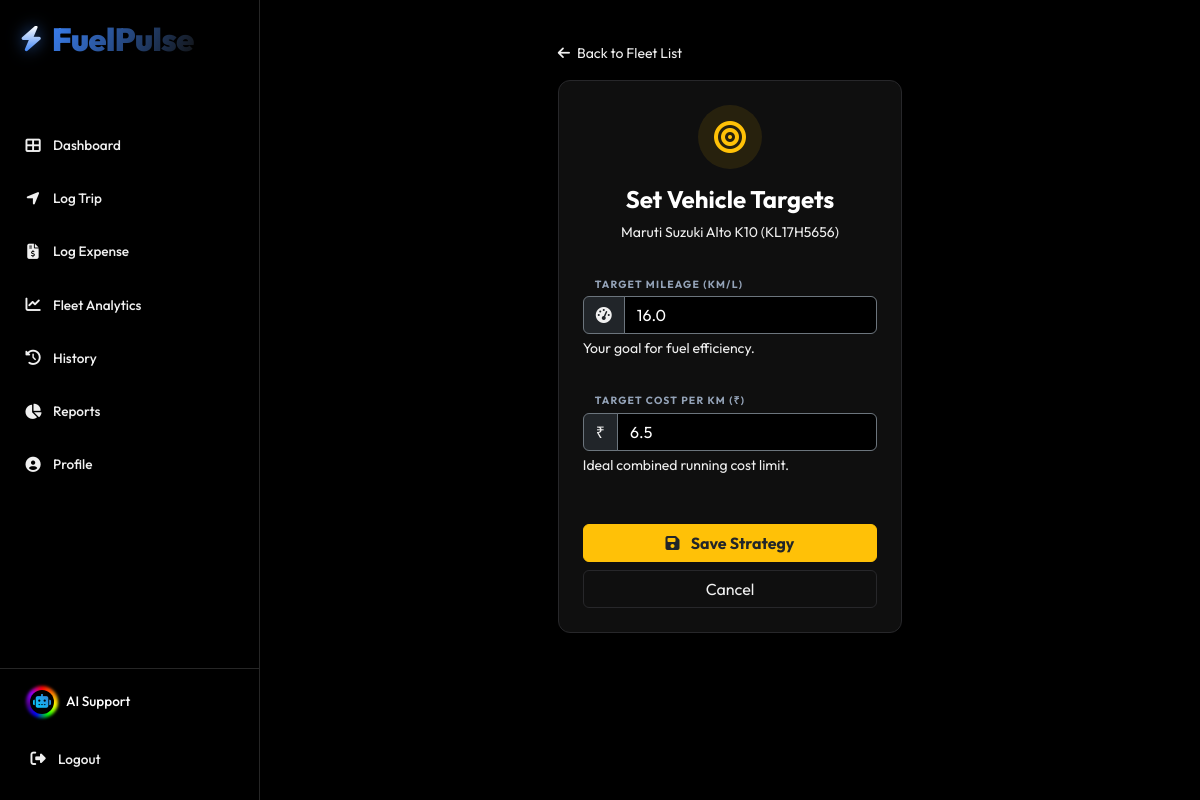
Screenshot of /tools/set-targets/18/ (signed in) with the database file from the repository.
### core/models.py (models this page shows, shortened)
class Vehicle(models.Model):
    CATEGORY_CHOICES = [
        ('Two Wheeler', 'Two Wheeler'),
        ('Four Wheeler', 'Four Wheeler'),
        ('Heavy Vehicle', 'Heavy Vehicle'),
    ]
    ownership_type = models.CharField(max_length=50, default="1st Owner")
    FUEL_CHOICES = [
        ('Petrol', 'Petrol'),
        ('Diesel', 'Diesel'),
        ('CNG', 'CNG'),
        ('Electric', 'Electric')
    ]
    owner = models.ForeignKey(User, on_delete=models.CASCADE)
    category = models.CharField(max_length=20, choices=CATEGORY_CHOICES, default='Four Wheeler')
    make = models.CharField(max_length=50)       # e.g. Maruti, Honda (No restricted choices, accepts JS input)
    model_name = models.CharField(max_length=50) # e.g. Swift, City
    license_plate = models.CharField(max_length=20)
    target_mileage = models.FloatField(default=0.0, help_text="Target km/L (e.g., 18.5)")
    target_cost_per_km = models.FloatField(default=0.0, help_text="Target Cost per KM (e.g., 5.0)")
    purchase_year = models.IntegerField(default=2023)
    purchase_price = models.DecimalField(max_digits=12, decimal_places=2, default=500000.00)
    fuel_type = models.CharField(max_length=20, choices=FUEL_CHOICES, default='Petrol')
    current_odometer = models.IntegerField(default=0)
    purchase_price = models.DecimalField(max_digits=12, decimal_places=2, default=500000.00)
    purchase_year = models.IntegerField(default=2021)
    insurance_expiry = models.DateField(null=True, blank=True)
    pollution_expiry = models.DateField(null=True, blank=True)
    fitness_expiry = models.DateField(null=True, blank=True)
    image_url = models.URLField(max_length=500, blank=True, null=True)
    is_active = models.BooleanField(default=True)

### core/views.py (the view)
# urls.py: path('tools/set-targets/<int:vehicle_id>/', views.set_targets, name='set_targets'),
@login_required
def set_targets(request, vehicle_id):
    vehicle = get_object_or_404(Vehicle, id=vehicle_id, owner=request.user)
    if request.method == 'POST':
        vehicle.target_mileage = float(request.POST.get('target_mileage', 0))
        vehicle.target_cost_per_km = float(request.POST.get('target_cost', 0))
        vehicle.save()
        messages.success(request, f"Targets updated for {vehicle.make} {vehicle.model_name}")
        return redirect('manage_fleet_targets')
    return render(request, 'core/set_targets.html', {'vehicle': vehicle})

### templates/core/set_targets.html (shortened to what this page needs)
{% extends 'base.html' %}
{% block content %}
<div class="row justify-content-center">
    <div class="col-md-6 col-lg-5">
        <div class="mb-3">
            <a href="{% url 'manage_fleet_targets' %}" class="text-decoration-none text-muted small">
                <i class="fas fa-arrow-left me-1"></i> Back to Fleet List
            </a>
        </div>
        <div class="stats-card">
            <div class="text-center mb-4">
                <div class="rounded-circle bg-warning bg-opacity-10 d-inline-flex p-3 mb-3">
                    <i class="fas fa-bullseye fa-2x text-warning"></i>
                </div>
                <h4 class="text-white fw-bold">Set Vehicle Targets</h4>
                <p class="text-muted small">{{ vehicle.make }} {{ vehicle.model_name }} ({{ vehicle.license_plate }})</p>
            </div>
            <form method="post">
                <div class="mb-4">
                    <label class="text-white form-label fw-bold small text-uppercase">Target Mileage (km/L)</label>
                    <div class="input-group">
                        <span class="input-group-text bg-dark border-secondary text-muted"><i class="fas fa-tachometer-alt"></i></span>
                        <input type="number" step="0.1" name="target_mileage" value="{{ vehicle.target_mileage }}" class="form-control bg-black text-white border-secondary" placeholder="e.g. 18.5">
                    </div>
                    <div class="form-text text-muted small mt-1">Your goal for fuel efficiency.</div>
                </div>
                <div class="mb-4">
                    <label class="text-white form-label fw-bold small text-uppercase">Target Cost per KM (₹)</label>
                    <div class="input-group">
                        <span class="input-group-text bg-dark border-secondary text-muted">₹</span>
                        <input type="number" step="0.01" name="target_cost" value="{{ vehicle.target_cost_per_km }}" class="form-control bg-black text-white border-secondary" placeholder="e.g. 5.00">
                    </div>
                    <div class="form-text text-muted small mt-1">Ideal combined running cost limit.</div>
                </div>
                <div class="d-grid gap-2 mt-5">
                    <button type="submit" class="btn btn-warning fw-bold text-dark">
                        <i class="fas fa-save me-2"></i> Save Strategy
                    </button>
                    <a href="{% url 'manage_fleet_targets' %}" class="btn btn-outline-secondary">Cancel</a>
                </div>
            </form>
        </div>
    </div>
</div>
{% endblock %}

### static/css/styles.css (style rules this page uses)
:root { --bg-body: #000000; --bg-sidebar: #050505; --bg-card: #0f0f0f; --bg-hover: grey; --text-main: #ffffff; --text-muted: grey; --accent: #3b82f6; --accent-hover: #2563eb; --danger: #ef4444; --border: #27272a; }
body { background-color: var(--bg-body); color: var(--text-main); font-family: 'Inter', sans-serif; overflow-x: hidden; }
.stats-card { background-color: var(--bg-card); border: 1px solid var(--border); border-radius: 12px; padding: 1.5rem; transition: transform 0.2s; }
.btn-outline-secondary { border-color: var(--border); color: var(--text-muted); background: transparent; }

### templates/base.html (style rules this page uses)
:root { --bg-deep: #000000; --sidebar-bg: #000000; --border-glass: rgba(255, 255, 255, 0.15); --text-main: #ffffff; --text-muted: #f0f0f0; --accent-gradient: linear-gradient(120deg, #1e3a8a 0%, #3b82f6 50%, #ffffff 150%); --neon-glow: 0 0 15px rgba(59, 130, 246, 0.4); --hover-tint: rgba(255, 255, 255, 0.05); --hover-border: rgba(255, 255, 255, 0.1); --icon-hover: #60a5fa; --icon-shadow: rgba(96, 165, 250, 0.6); --logo-grad-start: #ffffff; --logo-grad-end: #3b82f6; --text-anim-grad: linear-gradient(300deg, #3b82f6, #ffffff, #111111, #3b82f6); }
body { background-color: var(--bg-deep); color: var(--text-main); font-family: 'Outfit', sans-serif; overflow-x: hidden; }
h1, h2, h3, h4, h5, h6, p, span, div, li, td, th, label { color: var(--text-main) !important; }
.text-muted { color: var(--text-muted) !important; }
.form-control, .form-select { background-color: #1a1a1a; border-color: var(--border-glass); color: #ffffff !important; }
.form-control::placeholder { color: #aaaaaa; }
a { color: #60a5fa; text-decoration: none; }
.small.text-uppercase { color: #94a3b8 !important; font-size: 0.65rem; letter-spacing: 1.2px; margin-top: 10px; margin-bottom: 4px; padding-left: 12px; font-weight: 800; }

### rows the page displays
Vehicle: make "Maruti Suzuki", model_name "Alto K10", license_plate "KL17H5656", target_mileage "16.0", target_cost "6.5"
